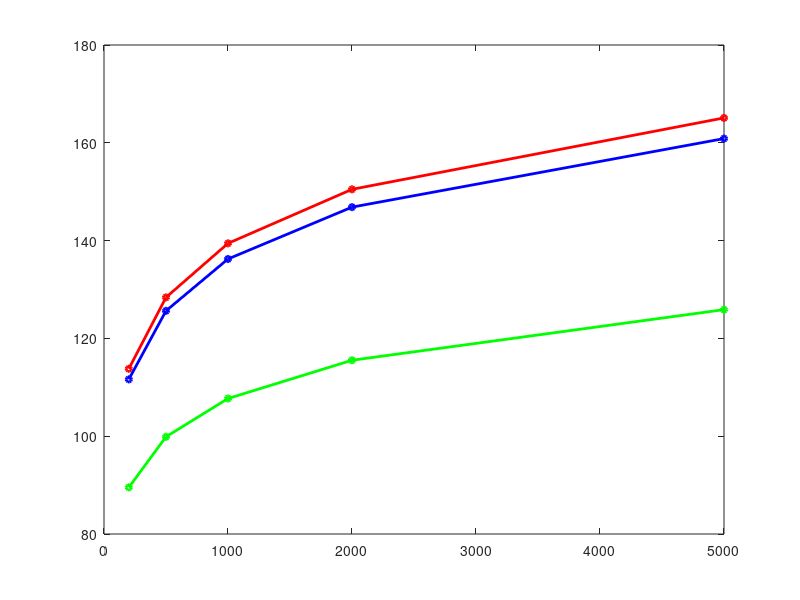

This chart was generated by the following MATLAB code: (Note: this script raises an error after producing the figure.)
TxPowerBS = 46;          % дБм, мощность передатчика BS
TxPowerUE = 24;          % дБм, мощность передатчика UE
AntGainBS = 21;          % дБи, коэффициент усиления антенны BS
PenetrationM = 15;       % дБ, запас на проникновение
IM = 1;                  % дБ, запас на интерференцию
f = 1.8;                % ГГц, частота
BW_UL = 10e6;            % Гц, полоса UL
BW_DL = 20e6;            % Гц, полоса DL
NF_BS = 2.4;             % дБ, коэффициент шума BS
NF_UE = 6;               % дБ, коэффициент шума UE
SINR_DL = 2;             % дБ, требуемое SINR для DL
SINR_UL = 4;             % дБ, требуемое SINR для UL
MIMO = 2;       % количество антенн MIMO
MIMOGain = 3;    % MIMO = 2 ант усилит сигнал на 3дБ или в 2 раза
S = 100;         % кв.км, общая площадь
S_trk = 4;          % кв.км, площадь помещений

% Тепловой шум
TN_UL = -174 + 10*log10(BW_UL);
TN_DL = -174 + 10*log10(BW_DL);
% (UL)
RxSensBS = NF_BS + TN_UL + SINR_UL;
% (DL)  
RxSensUE = NF_UE + TN_DL + SINR_DL;

feederLoss = 0.5 + 0.4 + 2;

% Бюджет DL
MAPL_DL = TxPowerBS - feederLoss + AntGainBS + MIMOGain - IM - PenetrationM - RxSensUE;

% Бюджет UL
MAPL_UL = TxPowerUE - feederLoss + AntGainBS + MIMOGain - IM - PenetrationM - RxSensBS;

fprintf('MAPL_DL = %.2f дБ\nMAPL_UL = %.2f дБ\n', MAPL_DL, MAPL_UL);

% Диапазон расстояний
d_m = [200, 500, 1000, 2000, 5000]; % расстояния в метрах
d_km = d_m / 1000;

% Параметры для моделей
h_BS = 30;    % м, высота антенны BS
h_MS = 1.5;   % м, высота антенны MS

% Коэффициенты для диапазона 1500-2000 МГц
A = 46.3;
B = 33.9;

% UMiNLOS (микросоты)
PL_umi = 26*log10(f) + 22.7 + 36.7*log10(d_m); % f в ГГц, d в м

%COST231
a_hMS = 3.2*(log10(11.75*h_MS))^2 - 4.97;% для городской местности
L_clutter = 0;      % для городской местности
s = 44.9 - 6.55*log10(h_BS);    % для d >= 1км

PL_cost231 = A + B*log10(f*1000) - 13.82*log10(h_BS) - a_hMS + s*log10(d_km) + L_clutter;

% Walfish-Ikegami
PL_WI = 42.6 + 20 * log10(f*1000) + 26 * log10(d_km);

r_UL = 550;
r_DL = 1740;
R = min(r_UL, r_DL); % в м
S_site = 1.95 * (R/1000)^2;
site_trk = ceil(S_trk / S_site);
site_o = ceil(S / S_site);

fprintf('Радиус соты: %.1f м\n', R);
fprintf('Площадь сайта: %.3f км²\n', S_site);
fprintf('Общее число БС: %d\n', site_o);
fprintf('Число БС для микрозоны: %d\n', site_trk);
%% Вывод результатов в таблицу
fprintf('Зависимость потерь радиосигнала от расстояния\n');
fprintf('Расстояние | UMiNLOS | COST231 Hata | Walfish-Ikegami\n');
fprintf('   (м)     |  (дБ)   |    (дБ)      |      (дБ)     \n');
fprintf('-----------|---------|--------------|----------------\n');

for i = 1:length(d_m)
    fprintf('   %4d    | %7.1f | %12.1f | %14.1f\n', ...
            d_m(i), PL_umi(i), PL_cost231(i), PL_WI(i));
end

% Построение графика
figure('Position', [200, 200, 1000, 600]);

% График потерь с радиусами

plot(d_m, PL_umi, 'r-o', 'LineWidth', 2, 'MarkerSize', 4, 'DisplayName', 'UMiNLOS');
hold on;
plot(d_m, PL_cost231, 'b-o', 'LineWidth', 2, 'MarkerSize', 4, 'DisplayName', 'COST231 Hata');
plot(d_m, PL_WI, 'g-o', 'LineWidth', 2, 'MarkerSize', 4, 'DisplayName', 'Walfish-Ikegami');

% Линии MAPL
yline(MAPL_UL, 'k--', 'LineWidth', 1.5, 'DisplayName', sprintf('MAPL_{UL} = %.1f дБ', MAPL_UL));
yline(MAPL_DL, 'k:', 'LineWidth', 1.5, 'DisplayName', sprintf('MAPL_{DL} = %.1f дБ', MAPL_DL));
grid on;
xlabel('Расстояние, м');
ylabel('Потери сигнала, дБ');
title('Зависимость потерь от расстояния');
legend('Location', 'northwest');


% Параметры для графика
frequencies = 400:100:3000;  % МГц
heights = 0:10:200;          % высота BS в метрах
h_MS = 1.5;                  % высота пользователя

% Массивы для радиусов
R_DL = zeros(length(frequencies), length(heights));
R_UL = zeros(length(frequencies), length(heights));

% Расчет радиусов
for i = 1:length(frequencies)
    for j = 1:length(heights)
        f_ghz = frequencies(i) / 1000;  % в ГГц
        h_BS = heights(j);
        
        % Параметры модели затухания
        a_hMS = 3.2*(log10(11.75*h_MS))^2 - 4.97;
        s = 44.9 - 6.55*log10(h_BS);
        A = 46.3;
        B = 33.9;
        
        % Расчет радиуса DL
        PL_const_DL = A + B*log10(f_ghz*1000) - 13.82*log10(h_BS) - a_hMS;
        d_km_DL = 10^((MAPL_DL - PL_const_DL) / s);
        R_DL(i,j) = d_km_DL * 1000;
        
        % Расчет радиуса UL
        PL_const_UL = A + B*log10(f_ghz*1000) - 13.82*log10(h_BS) - a_hMS;
        d_km_UL = 10^((MAPL_UL - PL_const_UL) / s);
        R_UL(i,j) = d_km_UL * 1000;
    end
end


figure('Position', [200, 200, 1000, 700]);
surf( heights, F, R_DL', 'FaceColor', 'red')
hold on;
surf( heights,F, R_UL', 'FaceColor', 'blue');
ylabel('Частота, МГц');
xlabel('Высота BS, м');
zlabel('Радиус покрытия, м');
title('Радиусы покрытия Downlink и Uplink');
legend('Downlink', 'Uplink', 'Location', 'northeast');
grid on;
